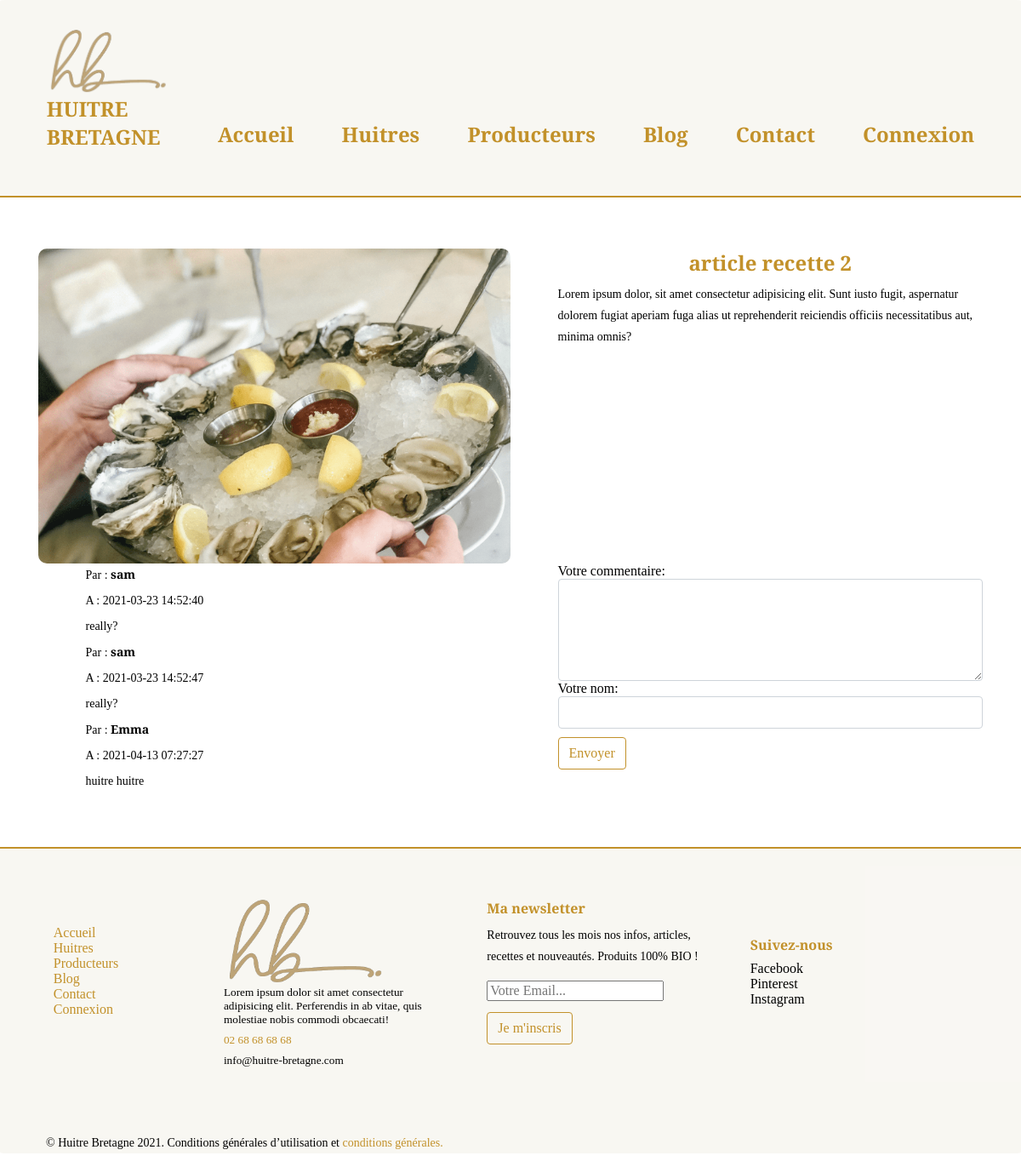
/index.php?action=article&id=7, run on the app's committed database.
### tables this page shows
CREATE TABLE IF NOT EXISTS `articles` (
  `id` bigint(20) unsigned NOT NULL AUTO_INCREMENT,
  `title` longtext,
  `content` longtext,
  `alt` longtext,
  `img` longtext,
  `category` longtext,
  PRIMARY KEY (`id`)
);

CREATE TABLE IF NOT EXISTS `commentaires` (
  `id` bigint(20) unsigned NOT NULL AUTO_INCREMENT,
  `name` longtext,
  `time` timestamp NOT NULL DEFAULT CURRENT_TIMESTAMP,
  `content` longtext,
  `article_id` bigint(20) unsigned NOT NULL,
  PRIMARY KEY (`id`),
  KEY `FK_commentaires_articles` (`article_id`),
  CONSTRAINT `FK_commentaires_articles` FOREIGN KEY (`article_id`) REFERENCES `articles` (`id`)
);

### app/Controllers/Front/FrontController.php (called while the page is built, shortened)
<?php
class FrontController{
function article($id){
    $articles = new \Project\Models\ArticleManager();
    $article = $articles->getArticle($id);
    $comments = new CommentManager();
    $articleComments = $comments->getArticleComments($id);
    require 'app/views/front/article.php';
}
    }

### app/Models/ArticleManager.php (called while the page is built, shortened)
<?php
class ArticleManager extends Manager{
    public function getArticle($id){
    $bdd = $this->bdConnect();
    $req = $bdd->prepare('SELECT id,title,category,content,alt,img FROM articles WHERE id=?');
    $req->execute(array($id));
    return $req->fetch();
    }
}

### app/Models/CommentManager.php (called while the page is built, shortened)
<?php
class CommentManager extends Manager{
    public function getArticleComments($id){
        $bdd = $this->bdConnect();
        $req = $bdd->prepare('SELECT name, time, content
        FROM commentaires
        WHERE article_id=?'
        );
        $req->execute(array($id));
        return $req;
    }
}

### app/views/front/article.php (the view, shortened to what this page needs)
<section class="blog-article text-center">
    <div class="article-page">
        <div class="article-img flex-1-item-perline-s flex-2-item-perline-m">
            <img class="img-fluid img-br-10px" src="<?= htmlspecialchars($article['img']) ?>"
                alt="<?= htmlspecialchars($article['alt']) ?>">
        </div>
        <div class="article-body flex-1-item-perline-s flex-2-item-perline-m">
            <h1 class="text-center"><?= htmlspecialchars($article['title']) ?></h1>
            <p class="article-text"><?= htmlspecialchars($article['content']) ?></p>
        </div>
    </div>
        <div class="article-page">
             <div class="blog-comments article-body flex-1-item-perline-s flex-2-item-perline-m">
                <?php foreach($articleComments as $articleComment){?>
                <p>Par : <strong><?=htmlspecialchars($articleComment['name']) ?></strong> </p>
                <p>A : <?=htmlspecialchars($articleComment['time']) ?></p>
                <p class="article-text"><?=htmlspecialchars($articleComment['content']) ?></p>
                <?php } ?>
            </div>
            <form id="article-comment" class="form-comments article-body flex-1-item-perline-s flex-2-item-perline-m" action="index.php?action=commentaire&id=<?= htmlspecialchars($article['id']) ?>" method="post">
                    <label for="comment">Votre commentaire:</label>
                    <textarea class="form-item" rows="5" id="comment" name="comment"></textarea>
                    <label for="cmt-name">Votre nom:</label>
                    <input type="text" class="form-item" id="cmt-name" name="name">
                    <button type="submit" class="btn" onclick="return validateComments()">Envoyer</button>
            </form>
        </div>
</section>
    <?php require 'templates/template.php'; ?>

### app/public/front/css/style.css (style rules this page uses)
html, body, div, span, applet, object, iframe, h1, h2, h3, h4, h5, h6, p, blockquote, div pre, a, abbr, acronym, address, big, cite, code, del, dfn, em, font, img, ins, kbd, q, s, samp, small, strike, strong, sub, sup, tt, var, b, u, i, center, dl, dt, dd, ol, ul, li, figure, header, nav, section, article, aside, footer, figcaption { margin: 0; padding: 0; border: 0; outline: 0; }
header, nav, section, article, aside, footer, hgroup { display: block; }
* { box-sizing: border-box; }
html, body { font-family: "Cormorant Garamond", serif; font-weight: 400; font-size: 16px; background-color: #fff; -ms-text-size-adjust: 100%; -webkit-font-smoothing: antialiased; -moz-osx-font-smoothing: grayscale; }
h1, h2, h3, h4, h5, h6 { margin-top: 0; margin-bottom: 0.5rem; }
p { margin-top: 0; margin-bottom: 1rem; font-size: 14px; line-height: 25px; }
img { vertical-align: middle; border-style: none; }
button { border-radius: 0.25rem; -webkit-border-radius: 0.25rem; -moz-border-radius: 0.25rem; -ms-border-radius: 0.25rem; -o-border-radius: 0.25rem; }
button, [type=button], [type=submit] { appearance: button; cursor: pointer; }
input, button, select, textarea { margin: 0; font-family: inherit; font-size: inherit; line-height: inherit; }
@media screen and (min-width: 768px) { .flex-2-item-perline-m { flex: 0 0 50%; max-width: 50%; } }
.img-fluid { max-width: 100%; height: auto; }
.img-br-10px { border-radius: 10px; -webkit-border-radius: 10px; -moz-border-radius: 10px; -ms-border-radius: 10px; -o-border-radius: 10px; }
.form-item { display: block; width: 100%; height: calc(1.5em + 0.75rem + 2px); padding: 0.375rem 0.75rem; font-size: 1rem; font-weight: 400; line-height: 1.5; color: #495057; background-color: #fff; background-clip: padding-box; border: 1px solid #ced4da; border-radius: 0.25rem; transition: border-color 0.15s ease-in-out, box-shadow 0.15s ease-in-out; }
.btn { display: inline-block; font-weight: 400; color: #242829; text-align: center; vertical-align: middle; cursor: pointer; user-select: none; background-color: transparent; border: 1px solid transparent; padding: 0.375rem 0.75rem; font-size: 1rem; line-height: 1.5; border-radius: 0.25rem; transition: color 0.15s ease-in-out, background-color 0.15s ease-in-out, border-color 0.15s ease-in-out, box-shadow 0.15s ease-in-out; }
.article-page { display: flex; justify-content: space-between; flex-wrap: wrap; flex-direction: row; }
.article-page .article-body { width: 80%; text-align: left; padding-left: 5%; }
.article-page .article-body p { margin-bottom: 15%; }
.text-center { text-align: center; }
h1 { color: #c2912a; margin-bottom: 0.5rem; }
.blog-article .blog-comments p { margin-bottom: 1%; }
.blog-article textarea { min-height: 120px; }
.blog-article .btn { border: 1px solid #c2912a; color: #c2912a; margin-top: 2%; }

### data on the page
articles: img (picture), title "article recette 2", content "Lorem ipsum dolor, sit amet consectetur adipisicing elit. Sunt iusto fugit, aspernatur dolorem fugiat aperiam fuga alias ut reprehenderit reiciendis officiis necessitatibus aut, minima omnis?"
commentaires: name "sam", time "2021-03-23 14:52:40", content "really?"
commentaires: name "sam", time "2021-03-23 14:52:47", content "really?"
commentaires: name "Emma", time "2021-04-13 07:27:27", content "huitre huitre"
